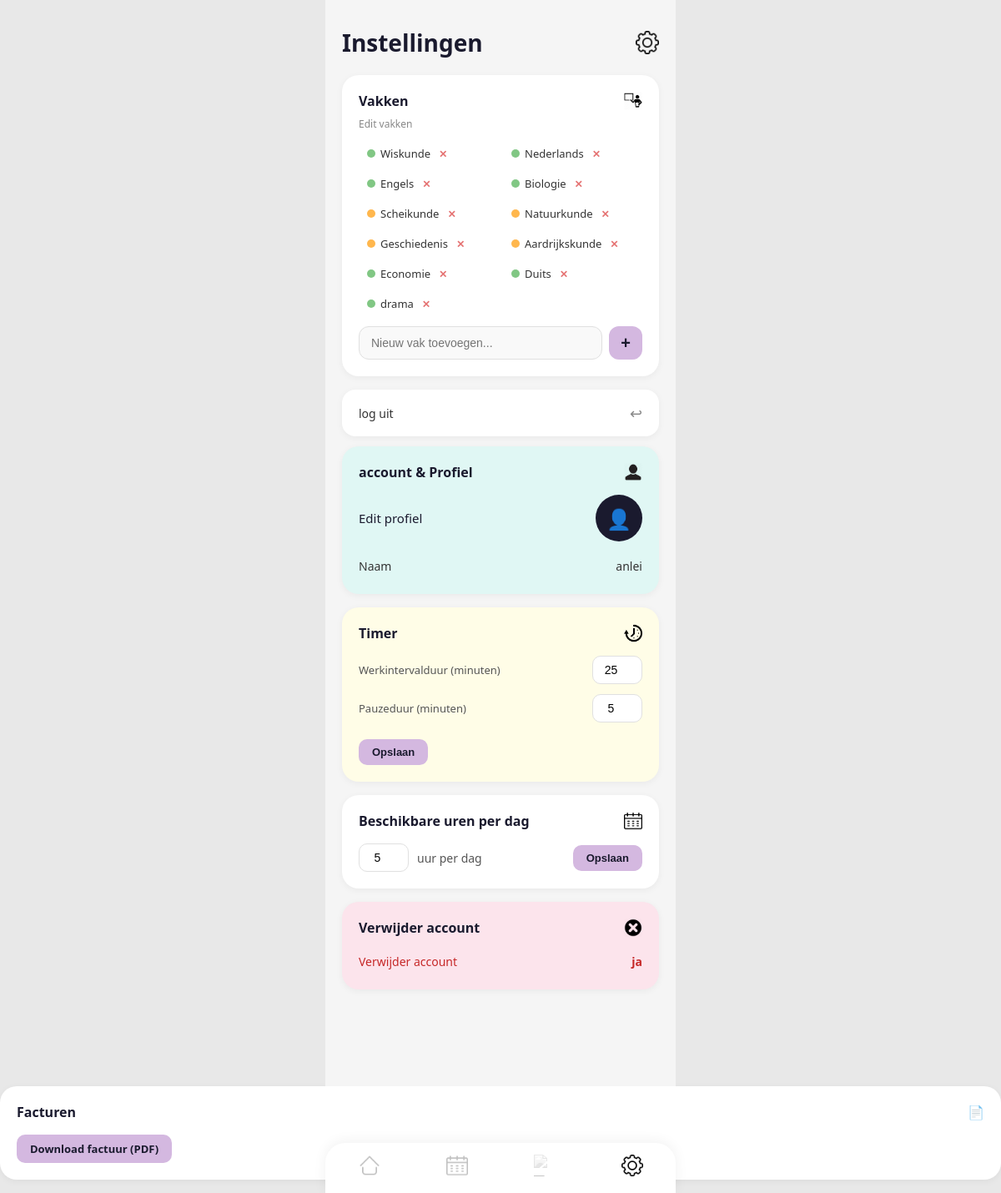
The app's page /instellingen (signed in), older data.
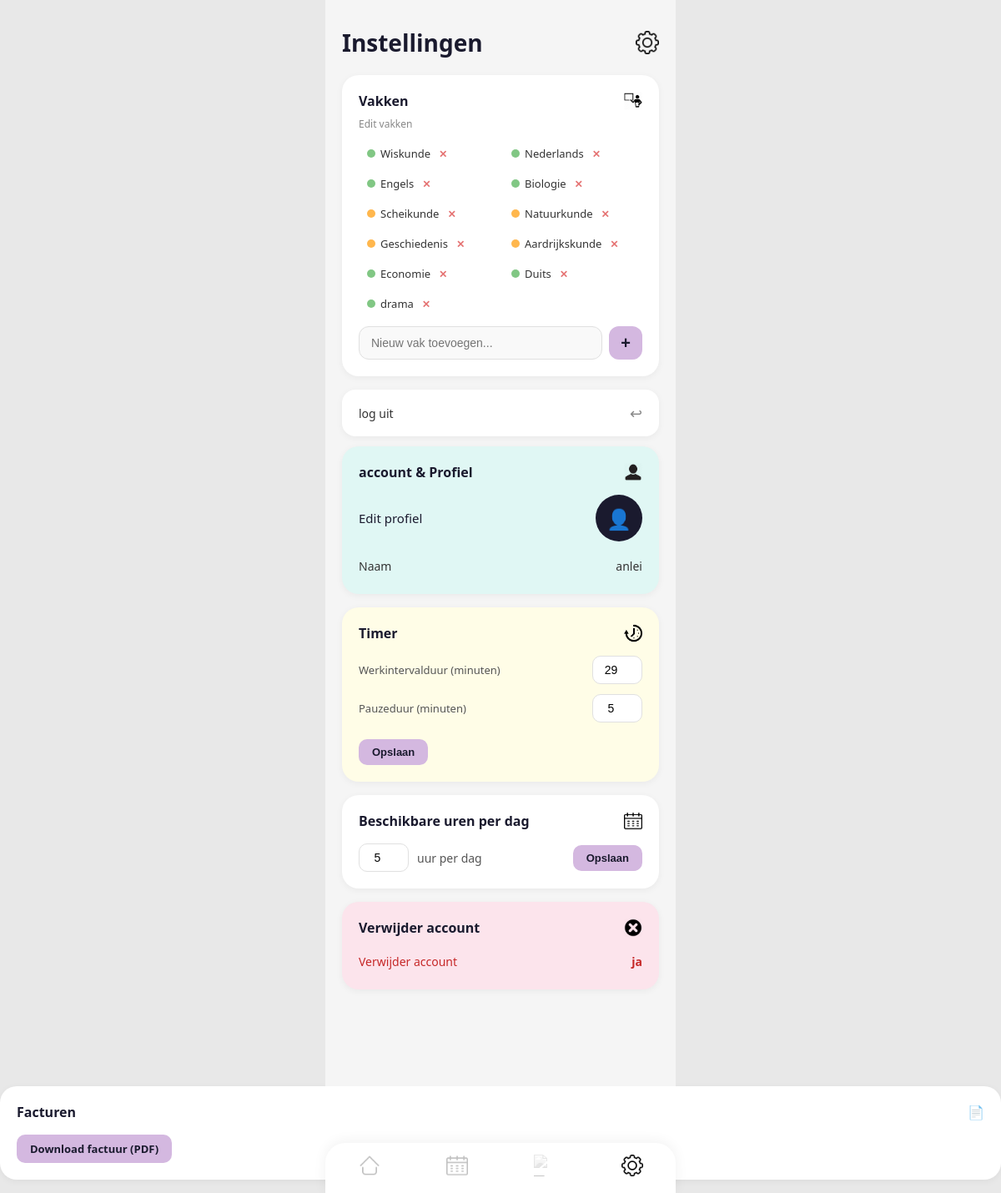
The same page, newer data.
### tables this page shows
CREATE TABLE instellingen (
            id INTEGER PRIMARY KEY AUTOINCREMENT,
            user_id INTEGER NOT NULL UNIQUE,
            uren_per_dag INTEGER DEFAULT 4, werk_tijd INTEGER DEFAULT 25, pauze_tijd INTEGER DEFAULT 5,
            FOREIGN KEY (user_id) REFERENCES users(id)
        );

### app.py (the view, shortened to what this page needs)
@app.route("/instellingen", methods=["GET", "POST"])
def instellingen():
    if not ingelogd():
        return redirect(url_for("login"))
    db = get_db()
    vakken = db.execute(
        "SELECT * FROM vakken WHERE user_id = ?",
        (session["user_id"],)
    ).fetchall()
    instelling = db.execute(
        "SELECT * FROM instellingen WHERE user_id = ?",
        (session["user_id"],)
    ).fetchone()
    user = db.execute(
        "SELECT * FROM users WHERE id = ?",
        (session["user_id"],)
    ).fetchone()
    return render_template("settings.html", vakken=vakken, instellingen=instelling, user=user)

### app.py (called while the page is built)
def ingelogd():
    return "user_id" in session

@app.context_processor
def inject_timer_settings():
    try:
        if 'user_id' in session:
            db = get_db()
            inst = db.execute("SELECT werk_tijd, pauze_tijd FROM instellingen WHERE user_id = ?", (session['user_id'],)).fetchone()
            werk = inst['werk_tijd'] if inst and inst['werk_tijd'] is not None else 25
            pauze = inst['pauze_tijd'] if inst and inst['pauze_tijd'] is not None else 5
            return dict(TIMER_WERK_MIN=werk, TIMER_PAUZE_MIN=pauze)
    except Exception:
        pass
    return dict(TIMER_WERK_MIN=25, TIMER_PAUZE_MIN=5)

### database.py (called while the page is built)
def get_db():
    conn = sqlite3.connect("studybuddy.db")
    conn.row_factory = sqlite3.Row
    return conn

### templates/settings.html (shortened to what the changed rows need)
{% extends "base.html" %}
{% block content %}
<div class="page">
  <div class="page-header">
    <h1>Instellingen</h1>
  </div>
  <div class="instellingen-sectie">
    <div class="sectie-header-row">
      <h2>Vakken</h2>
    </div>
  </div>
  <div class="instellingen-sectie profiel-sectie">
    <div class="sectie-header-row">
      <h2>account & Profiel</h2>
    </div>
  </div>
  <div class="instellingen-sectie timer-sectie">
    <div class="sectie-header-row">
      <h2>Timer</h2>
    </div>
    <form method="POST" class="timer-instellingen">
      <div class="timer-rij">
        <span>Werkintervalduur (minuten)</span>
        <input type="number" id="werkTijdInput" name="werk_tijd" min="1" max="60" value="{{ instellingen['werk_tijd'] if instellingen and instellingen['werk_tijd'] else 25 }}" onchange="updateTimer('werk', this.value)">
      </div>
      <div class="timer-rij">
        <span>Pauzeduur (minuten)</span>
        <input type="number" id="pauzeInput" name="pauze_tijd" min="1" max="30" value="{{ instellingen['pauze_tijd'] if instellingen and instellingen['pauze_tijd'] else 5 }}" onchange="updateTimer('pauze', this.value)">
      </div>
    </form>
  </div>
  <div class="instellingen-sectie">
    <div class="sectie-header-row">
      <h2>Beschikbare uren per dag</h2>
    </div>
    <form method="POST">
      <div class="uren-row">
        <input type="number" name="uren_per_dag" min="1" max="12"
          value="{{ instellingen['uren_per_dag'] if instellingen else 4 }}">
        <span>uur per dag</span>
        <button type="submit" class="btn-opslaan">Opslaan</button>
      </div>
    </form>
  </div>
  <div class="instellingen-sectie verwijder-sectie">
    <div class="sectie-header-row">
      <h2>Verwijder account</h2>
    </div>
  </div>
</div>
<div class="instellingen-sectie">
  <div class="sectie-header-row">
    <h2>Facturen</h2>
  </div>
</div>
{% endblock %}

Row changes from the older to the newer data that the page shows:
changed instellingen: werk_tijd "25" → "29"
